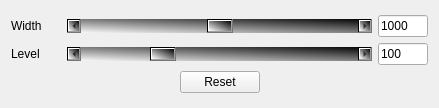
<?xml version="1.0" encoding="UTF-8"?>
<ui version="4.0">
 <class>WLWWDialog</class>
 <widget class="QDialog" name="WLWWDialog">
  <property name="geometry">
   <rect>
    <x>0</x>
    <y>0</y>
    <width>439</width>
    <height>108</height>
   </rect>
  </property>
  <property name="windowTitle">
   <string>Adjust WL &amp; WW</string>
  </property>
  <layout class="QGridLayout" name="gridLayout">
   <item row="0" column="0">
    <layout class="QVBoxLayout" name="verticalLayout">
     <item>
      <layout class="QHBoxLayout" name="horizontalLayout_2">
       <item>
        <widget class="QLabel" name="label_2">
         <property name="maximumSize">
          <size>
           <width>50</width>
           <height>16777215</height>
          </size>
         </property>
         <property name="text">
          <string>Width</string>
         </property>
        </widget>
       </item>
       <item>
        <widget class="QScrollBar" name="ScrollBar_width">
         <property name="minimumSize">
          <size>
           <width>150</width>
           <height>0</height>
          </size>
         </property>
         <property name="styleSheet">
          <string notr="true">background-color: qlineargradient(spread:pad, x1:1, y1:0, x2:0, y2:1, stop:0 rgba(0, 0, 0, 255), stop:1 rgba(255, 255, 255, 255));</string>
         </property>
         <property name="minimum">
          <number>-1000</number>
         </property>
         <property name="maximum">
          <number>3000</number>
         </property>
         <property name="value">
          <number>1000</number>
         </property>
         <property name="tracking">
          <bool>true</bool>
         </property>
         <property name="orientation">
          <enum>Qt::Orientation::Horizontal</enum>
         </property>
        </widget>
       </item>
       <item>
        <widget class="QLineEdit" name="lineEditWidth">
         <property name="maximumSize">
          <size>
           <width>50</width>
           <height>16777215</height>
          </size>
         </property>
         <property name="text">
          <string>1000</string>
         </property>
        </widget>
       </item>
      </layout>
     </item>
     <item>
      <layout class="QHBoxLayout" name="horizontalLayout">
       <item>
        <widget class="QLabel" name="label">
         <property name="maximumSize">
          <size>
           <width>50</width>
           <height>16777215</height>
          </size>
         </property>
         <property name="text">
          <string>Level</string>
         </property>
        </widget>
       </item>
       <item>
        <widget class="QScrollBar" name="ScrollBar_level">
         <property name="minimumSize">
          <size>
           <width>150</width>
           <height>0</height>
          </size>
         </property>
         <property name="styleSheet">
          <string notr="true">background-color: qlineargradient(spread:pad, x1:1, y1:0, x2:0, y2:1, stop:0 rgba(0, 0, 0, 255), stop:1 rgba(255, 255, 255, 255));</string>
         </property>
         <property name="minimum">
          <number>-1000</number>
         </property>
         <property name="maximum">
          <number>3000</number>
         </property>
         <property name="value">
          <number>100</number>
         </property>
         <property name="orientation">
          <enum>Qt::Orientation::Horizontal</enum>
         </property>
        </widget>
       </item>
       <item>
        <widget class="QLineEdit" name="lineEditLevel">
         <property name="maximumSize">
          <size>
           <width>50</width>
           <height>16777215</height>
          </size>
         </property>
         <property name="text">
          <string>100</string>
         </property>
        </widget>
       </item>
      </layout>
     </item>
     <item>
      <layout class="QHBoxLayout" name="horizontalLayout_3">
       <item>
        <spacer name="horizontalSpacer">
         <property name="orientation">
          <enum>Qt::Orientation::Horizontal</enum>
         </property>
         <property name="sizeHint" stdset="0">
          <size>
           <width>40</width>
           <height>20</height>
          </size>
         </property>
        </spacer>
       </item>
       <item>
        <widget class="QPushButton" name="pushButtonReset">
         <property name="focusPolicy">
          <enum>Qt::FocusPolicy::NoFocus</enum>
         </property>
         <property name="text">
          <string>Reset</string>
         </property>
         <property name="icon">
          <iconset>
           <normaloff>:/Icons/Reset.png</normaloff>:/Icons/Reset.png</iconset>
         </property>
        </widget>
       </item>
       <item>
        <spacer name="horizontalSpacer_2">
         <property name="orientation">
          <enum>Qt::Orientation::Horizontal</enum>
         </property>
         <property name="sizeHint" stdset="0">
          <size>
           <width>40</width>
           <height>20</height>
          </size>
         </property>
        </spacer>
       </item>
      </layout>
     </item>
    </layout>
   </item>
  </layout>
 </widget>
 <resources>
  <include location="RC.qrc"/>
 </resources>
 <connections/>
</ui>
